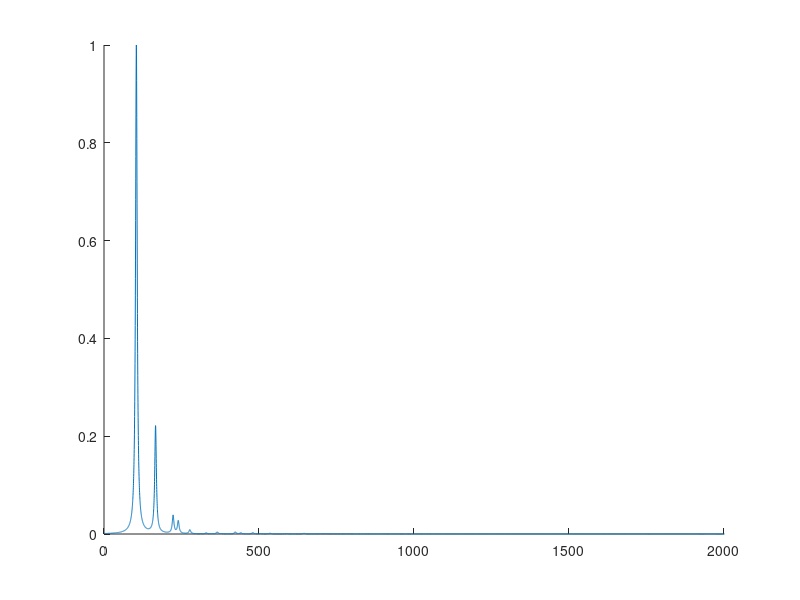

This figure's MATLAB source:
load('rootBessel.mat');
load('rootBesselDiff.mat');
%%
% 定义常数 国际单位
a=0.0495-0.00216; %半径
L = 0.13-0.00216;% 鼓的深度
T=20; %张力19.9
gamma = 1.4; % 空气绝热系数
rho = 1.184;% 空气密度
ca = 346;% 空气中声速
sigma = 0.120;% 气球面密度
pa = 1e5;% 大气压强
cs = sqrt(T/sigma);% 橡胶中波的传播速度
cs_ca=cs/ca;L_a=L/a;sigma_a_rho=sigma/a/rho;
%%
order_max=50;% 需要修改
a0=0.5; %敲击位置，(theta=0)
%%
r_num=100;
theta_num=100;% 切分的数目
z_num=100;
r=linspace(0,1,r_num)';% 注意有转置，列矢*行矢比较方便 r(0)对应中间
theta=linspace(0,2*pi-2*pi/theta_num,theta_num);
z(1,1,:)=linspace(0,L,z_num);
% z0=zeros(r_num,theta_num);
% z0(floor(r_num*a0/a)+1,1)=1; % 敲击位置，方程可以后续再改
%%
% 锥形初始条件
h0=0.75;

ab=sqrt(r.^2+a0^2-2*r*a0*cos(theta));
cosoba=(r.^2+ab.^2-a0^2)/2./r./ab;
coscbo=-cosoba;
cb=(2*coscbo.*r+sqrt((2*coscbo.*r).^2-4*(r.^2-1^2)))/2;
z0=h0*cb./(cb+ab);
z0(isnan(z0))=h0*1/(1+a0);
%   
%%
% 球冠初始条件
% rb=0.1;% 球的半径
% zb=0.1;% 球心的高度
% z_tmp1=real(sqrt(rb^2-(r*cos(theta)-a0).^2-(r*sin(theta)).^2));
% z_tmp1(z_tmp1<0)=0;
% z0=z_tmp0+z_tmp1;
% surfShape(z0,r,theta);
%%
w_nm= zeros(order_max+1,order_max);% 膜在膜的本征态上的展开系数的矩阵
shape_m=cell(order_max+1,order_max);% 记录膜在腔的本征态下的形状的cell
% r1=r-a/2/r_num;r2=r+a/2/r_num;
% ds=pi*(r2.^2-r1.^2)/theta_num;
ds=pi*2*r/r_num/theta_num;% 和上面两行等价
ds=repmat(ds,1,theta_num);
w_cm=zeros(order_max+1,order_max);
%%
for nn=0:order_max
    for mm=1:order_max
        z1=sqrt(2)*besselj(nn,rootBessel(nn+1,mm)*r)/...
            besselj(nn+1,rootBessel(nn+1,mm))*...
            cos(nn*theta)/sqrt(pi)/sqrt(1+(nn==0));
        % 先是r,后是theta
        shape_m{nn+1,mm}=z1;
        w_cm(nn+1,mm)=sum(sum(z0.*z1.*ds));
    end
end
shape=zeros(r_num,theta_num);
for nn=0:order_max
    for mm=1:order_max
        shape=shape+shape_m{nn+1,mm}*w_cm(nn+1,mm);
    end
end
% surfShape(shape,r,theta);
%%
Omega=rootBessel(1:(order_max+1),1:order_max);

fn=10000; % 横轴划分的个数
omega_limit=50;
x=linspace(0,omega_limit*cs/a/2/pi,fn);
y=zeros(1,fn);
for nn=0:order_max
    for mm=1:order_max
        y=y+(w_cm(nn+1,mm)*Omega(nn+1,mm)*cs/a/2/pi)^2./(1+(x-Omega(nn+1,mm)*cs/a/2/pi).^2/10);
    end
end
y=y/max(y);
hold on
plot(x,y(1:fn))% 需要检查y的长度再作图
xlim([0 2e3])

% fn=10000; % 横轴划分的个数
% omega_limit=50;
% x=linspace(0,omega_limit*cs/a/2/pi,fn);
% y=zeros(1,fn);
% for nn=0:order_max
%     for mm=1:order_max
%         y=y+(abs(x-Omega(nn+1,mm)*cs/a/2/pi)<omega_limit*cs/a/fn/2/pi)*1;
%     end
% end
% y(y>1)=1;
% plot(x,y(1:fn))% 需要检查y的长度再作图
% xlim([0 2e3])